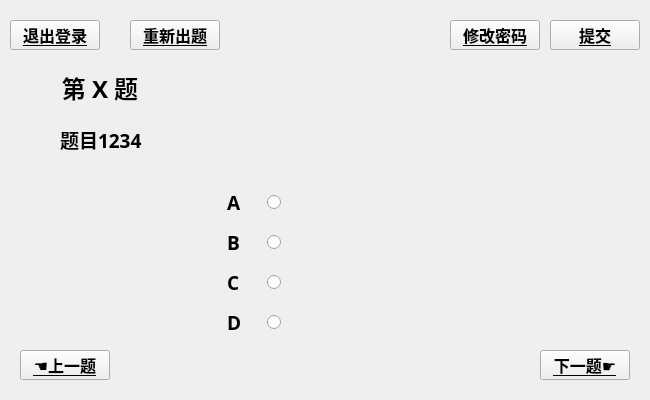
<?xml version="1.0" encoding="UTF-8"?>
<ui version="4.0">
 <class>setquestionForm</class>
 <widget class="QMainWindow" name="setquestionForm">
  <property name="geometry">
   <rect>
    <x>0</x>
    <y>0</y>
    <width>650</width>
    <height>400</height>
   </rect>
  </property>
  <property name="minimumSize">
   <size>
    <width>650</width>
    <height>400</height>
   </size>
  </property>
  <property name="maximumSize">
   <size>
    <width>650</width>
    <height>400</height>
   </size>
  </property>
  <property name="font">
   <font>
    <family>仿宋</family>
    <pointsize>18</pointsize>
   </font>
  </property>
  <property name="acceptDrops">
   <bool>false</bool>
  </property>
  <property name="windowTitle">
   <string>题题会</string>
  </property>
  <widget class="QWidget" name="centralwidget">
   <widget class="QPushButton" name="submitButton">
    <property name="geometry">
     <rect>
      <x>550</x>
      <y>20</y>
      <width>90</width>
      <height>30</height>
     </rect>
    </property>
    <property name="font">
     <font>
      <family>黑体</family>
      <pointsize>12</pointsize>
      <weight>75</weight>
      <bold>true</bold>
      <underline>true</underline>
     </font>
    </property>
    <property name="cursor">
     <cursorShape>PointingHandCursor</cursorShape>
    </property>
    <property name="styleSheet">
     <string notr="true">border-image: url(:/button/button.png);</string>
    </property>
    <property name="text">
     <string>提交</string>
    </property>
   </widget>
   <widget class="QPushButton" name="beforeQuesButton">
    <property name="enabled">
     <bool>true</bool>
    </property>
    <property name="geometry">
     <rect>
      <x>20</x>
      <y>350</y>
      <width>90</width>
      <height>30</height>
     </rect>
    </property>
    <property name="maximumSize">
     <size>
      <width>16000000</width>
      <height>16777215</height>
     </size>
    </property>
    <property name="font">
     <font>
      <family>黑体</family>
      <pointsize>12</pointsize>
      <weight>75</weight>
      <bold>true</bold>
      <underline>true</underline>
     </font>
    </property>
    <property name="cursor">
     <cursorShape>PointingHandCursor</cursorShape>
    </property>
    <property name="styleSheet">
     <string notr="true">border-image: url(:/button/button.png);</string>
    </property>
    <property name="text">
     <string>☚上一题</string>
    </property>
   </widget>
   <widget class="QPushButton" name="quitLoginButton">
    <property name="geometry">
     <rect>
      <x>10</x>
      <y>20</y>
      <width>90</width>
      <height>30</height>
     </rect>
    </property>
    <property name="font">
     <font>
      <family>黑体</family>
      <pointsize>12</pointsize>
      <weight>75</weight>
      <bold>true</bold>
      <underline>true</underline>
     </font>
    </property>
    <property name="cursor">
     <cursorShape>PointingHandCursor</cursorShape>
    </property>
    <property name="styleSheet">
     <string notr="true">border-image: url(:/button/button.png);</string>
    </property>
    <property name="text">
     <string>退出登录</string>
    </property>
   </widget>
   <widget class="QPushButton" name="setQuesButton">
    <property name="geometry">
     <rect>
      <x>130</x>
      <y>20</y>
      <width>90</width>
      <height>30</height>
     </rect>
    </property>
    <property name="font">
     <font>
      <family>黑体</family>
      <pointsize>12</pointsize>
      <weight>75</weight>
      <bold>true</bold>
      <underline>true</underline>
     </font>
    </property>
    <property name="cursor">
     <cursorShape>PointingHandCursor</cursorShape>
    </property>
    <property name="styleSheet">
     <string notr="true">border-image: url(:/button/button.png);</string>
    </property>
    <property name="text">
     <string>重新出题</string>
    </property>
   </widget>
   <widget class="QPushButton" name="nextQuesButton">
    <property name="enabled">
     <bool>true</bool>
    </property>
    <property name="geometry">
     <rect>
      <x>540</x>
      <y>350</y>
      <width>90</width>
      <height>30</height>
     </rect>
    </property>
    <property name="maximumSize">
     <size>
      <width>16000000</width>
      <height>16777215</height>
     </size>
    </property>
    <property name="font">
     <font>
      <family>黑体</family>
      <pointsize>12</pointsize>
      <weight>75</weight>
      <bold>true</bold>
      <underline>true</underline>
     </font>
    </property>
    <property name="cursor">
     <cursorShape>PointingHandCursor</cursorShape>
    </property>
    <property name="styleSheet">
     <string notr="true">border-image: url(:/button/button.png);</string>
    </property>
    <property name="text">
     <string>下一题☛</string>
    </property>
   </widget>
   <widget class="QPushButton" name="changeSecretButton">
    <property name="geometry">
     <rect>
      <x>450</x>
      <y>20</y>
      <width>90</width>
      <height>30</height>
     </rect>
    </property>
    <property name="font">
     <font>
      <family>黑体</family>
      <pointsize>12</pointsize>
      <weight>75</weight>
      <bold>true</bold>
      <underline>true</underline>
     </font>
    </property>
    <property name="cursor">
     <cursorShape>PointingHandCursor</cursorShape>
    </property>
    <property name="styleSheet">
     <string notr="true">border-image: url(:/button/button.png);</string>
    </property>
    <property name="text">
     <string>修改密码</string>
    </property>
   </widget>
   <widget class="QLabel" name="quesNoLabel">
    <property name="geometry">
     <rect>
      <x>40</x>
      <y>63</y>
      <width>120</width>
      <height>50</height>
     </rect>
    </property>
    <property name="font">
     <font>
      <family>黑体</family>
      <pointsize>18</pointsize>
      <weight>75</weight>
      <italic>false</italic>
      <bold>true</bold>
      <strikeout>false</strikeout>
      <kerning>true</kerning>
     </font>
    </property>
    <property name="text">
     <string>第 X 题</string>
    </property>
    <property name="alignment">
     <set>Qt::AlignCenter</set>
    </property>
   </widget>
   <widget class="QLabel" name="quesLabel">
    <property name="geometry">
     <rect>
      <x>60</x>
      <y>125</y>
      <width>650</width>
      <height>50</height>
     </rect>
    </property>
    <property name="font">
     <font>
      <family>黑体</family>
      <pointsize>14</pointsize>
      <weight>75</weight>
      <bold>true</bold>
     </font>
    </property>
    <property name="text">
     <string>题目1234</string>
    </property>
    <property name="alignment">
     <set>Qt::AlignLeading|Qt::AlignLeft|Qt::AlignTop</set>
    </property>
   </widget>
   <widget class="QLabel" name="DLabel">
    <property name="geometry">
     <rect>
      <x>227</x>
      <y>307</y>
      <width>30</width>
      <height>30</height>
     </rect>
    </property>
    <property name="font">
     <font>
      <family>黑体</family>
      <pointsize>14</pointsize>
      <weight>75</weight>
      <bold>true</bold>
     </font>
    </property>
    <property name="text">
     <string>D</string>
    </property>
    <property name="alignment">
     <set>Qt::AlignLeading|Qt::AlignLeft|Qt::AlignVCenter</set>
    </property>
   </widget>
   <widget class="QLabel" name="ALabel">
    <property name="geometry">
     <rect>
      <x>227</x>
      <y>187</y>
      <width>30</width>
      <height>30</height>
     </rect>
    </property>
    <property name="font">
     <font>
      <family>黑体</family>
      <pointsize>14</pointsize>
      <weight>75</weight>
      <bold>true</bold>
     </font>
    </property>
    <property name="text">
     <string>A </string>
    </property>
    <property name="alignment">
     <set>Qt::AlignLeading|Qt::AlignLeft|Qt::AlignVCenter</set>
    </property>
   </widget>
   <widget class="QRadioButton" name="DRadio">
    <property name="geometry">
     <rect>
      <x>267</x>
      <y>307</y>
      <width>200</width>
      <height>30</height>
     </rect>
    </property>
    <property name="font">
     <font>
      <family>黑体</family>
      <pointsize>14</pointsize>
      <weight>75</weight>
      <bold>true</bold>
     </font>
    </property>
    <property name="text">
     <string/>
    </property>
   </widget>
   <widget class="QRadioButton" name="BRadio">
    <property name="geometry">
     <rect>
      <x>267</x>
      <y>227</y>
      <width>200</width>
      <height>30</height>
     </rect>
    </property>
    <property name="font">
     <font>
      <family>黑体</family>
      <pointsize>14</pointsize>
      <weight>75</weight>
      <bold>true</bold>
     </font>
    </property>
    <property name="text">
     <string/>
    </property>
   </widget>
   <widget class="QRadioButton" name="ARadio">
    <property name="geometry">
     <rect>
      <x>267</x>
      <y>187</y>
      <width>200</width>
      <height>30</height>
     </rect>
    </property>
    <property name="font">
     <font>
      <family>黑体</family>
      <pointsize>14</pointsize>
      <weight>75</weight>
      <bold>true</bold>
     </font>
    </property>
    <property name="text">
     <string/>
    </property>
   </widget>
   <widget class="QLabel" name="CLabel">
    <property name="geometry">
     <rect>
      <x>227</x>
      <y>267</y>
      <width>30</width>
      <height>30</height>
     </rect>
    </property>
    <property name="font">
     <font>
      <family>黑体</family>
      <pointsize>14</pointsize>
      <weight>75</weight>
      <bold>true</bold>
     </font>
    </property>
    <property name="text">
     <string>C</string>
    </property>
    <property name="alignment">
     <set>Qt::AlignLeading|Qt::AlignLeft|Qt::AlignVCenter</set>
    </property>
   </widget>
   <widget class="QLabel" name="BLabel">
    <property name="geometry">
     <rect>
      <x>227</x>
      <y>227</y>
      <width>30</width>
      <height>30</height>
     </rect>
    </property>
    <property name="font">
     <font>
      <family>黑体</family>
      <pointsize>14</pointsize>
      <weight>75</weight>
      <bold>true</bold>
     </font>
    </property>
    <property name="text">
     <string>B </string>
    </property>
    <property name="alignment">
     <set>Qt::AlignLeading|Qt::AlignLeft|Qt::AlignVCenter</set>
    </property>
   </widget>
   <widget class="QRadioButton" name="CRadio">
    <property name="geometry">
     <rect>
      <x>267</x>
      <y>267</y>
      <width>200</width>
      <height>30</height>
     </rect>
    </property>
    <property name="font">
     <font>
      <family>黑体</family>
      <pointsize>14</pointsize>
      <weight>75</weight>
      <bold>true</bold>
     </font>
    </property>
    <property name="text">
     <string/>
    </property>
   </widget>
   <widget class="QLabel" name="label">
    <property name="geometry">
     <rect>
      <x>0</x>
      <y>0</y>
      <width>650</width>
      <height>400</height>
     </rect>
    </property>
    <property name="styleSheet">
     <string notr="true">image: url(:/main/main_650_400.png);</string>
    </property>
    <property name="text">
     <string/>
    </property>
   </widget>
   <zorder>label</zorder>
   <zorder>submitButton</zorder>
   <zorder>beforeQuesButton</zorder>
   <zorder>quitLoginButton</zorder>
   <zorder>setQuesButton</zorder>
   <zorder>nextQuesButton</zorder>
   <zorder>changeSecretButton</zorder>
   <zorder>quesLabel</zorder>
   <zorder>DLabel</zorder>
   <zorder>ALabel</zorder>
   <zorder>DRadio</zorder>
   <zorder>BRadio</zorder>
   <zorder>ARadio</zorder>
   <zorder>CLabel</zorder>
   <zorder>BLabel</zorder>
   <zorder>CRadio</zorder>
   <zorder>quesNoLabel</zorder>
  </widget>
 </widget>
 <resources>
  <include location="back.qrc"/>
 </resources>
 <connections>
  <connection>
   <sender>quitLoginButton</sender>
   <signal>clicked()</signal>
   <receiver>setquestionForm</receiver>
   <slot>quitToLogin()</slot>
   <hints>
    <hint type="sourcelabel">
     <x>53</x>
     <y>25</y>
    </hint>
    <hint type="destinationlabel">
     <x>18</x>
     <y>31</y>
    </hint>
   </hints>
  </connection>
  <connection>
   <sender>setQuesButton</sender>
   <signal>clicked()</signal>
   <receiver>setquestionForm</receiver>
   <slot>quitToChoice()</slot>
   <hints>
    <hint type="sourcelabel">
     <x>205</x>
     <y>27</y>
    </hint>
    <hint type="destinationlabel">
     <x>286</x>
     <y>20</y>
    </hint>
   </hints>
  </connection>
  <connection>
   <sender>changeSecretButton</sender>
   <signal>clicked()</signal>
   <receiver>setquestionForm</receiver>
   <slot>changeSecret()</slot>
   <hints>
    <hint type="sourcelabel">
     <x>439</x>
     <y>24</y>
    </hint>
    <hint type="destinationlabel">
     <x>488</x>
     <y>50</y>
    </hint>
   </hints>
  </connection>
  <connection>
   <sender>submitButton</sender>
   <signal>clicked()</signal>
   <receiver>setquestionForm</receiver>
   <slot>submitNow()</slot>
   <hints>
    <hint type="sourcelabel">
     <x>571</x>
     <y>21</y>
    </hint>
    <hint type="destinationlabel">
     <x>609</x>
     <y>28</y>
    </hint>
   </hints>
  </connection>
  <connection>
   <sender>beforeQuesButton</sender>
   <signal>clicked()</signal>
   <receiver>setquestionForm</receiver>
   <slot>beforQues()</slot>
   <hints>
    <hint type="sourcelabel">
     <x>115</x>
     <y>415</y>
    </hint>
    <hint type="destinationlabel">
     <x>137</x>
     <y>440</y>
    </hint>
   </hints>
  </connection>
  <connection>
   <sender>nextQuesButton</sender>
   <signal>clicked()</signal>
   <receiver>setquestionForm</receiver>
   <slot>nextQues()</slot>
   <hints>
    <hint type="sourcelabel">
     <x>509</x>
     <y>413</y>
    </hint>
    <hint type="destinationlabel">
     <x>543</x>
     <y>447</y>
    </hint>
   </hints>
  </connection>
  <connection>
   <sender>ARadio</sender>
   <signal>clicked()</signal>
   <receiver>setquestionForm</receiver>
   <slot>ifisChecked()</slot>
   <hints>
    <hint type="sourcelabel">
     <x>228</x>
     <y>230</y>
    </hint>
    <hint type="destinationlabel">
     <x>596</x>
     <y>229</y>
    </hint>
   </hints>
  </connection>
  <connection>
   <sender>BRadio</sender>
   <signal>clicked()</signal>
   <receiver>setquestionForm</receiver>
   <slot>ifisChecked()</slot>
   <hints>
    <hint type="sourcelabel">
     <x>530</x>
     <y>255</y>
    </hint>
    <hint type="destinationlabel">
     <x>604</x>
     <y>259</y>
    </hint>
   </hints>
  </connection>
  <connection>
   <sender>CRadio</sender>
   <signal>clicked()</signal>
   <receiver>setquestionForm</receiver>
   <slot>ifisChecked()</slot>
   <hints>
    <hint type="sourcelabel">
     <x>512</x>
     <y>283</y>
    </hint>
    <hint type="destinationlabel">
     <x>606</x>
     <y>291</y>
    </hint>
   </hints>
  </connection>
  <connection>
   <sender>DRadio</sender>
   <signal>clicked()</signal>
   <receiver>setquestionForm</receiver>
   <slot>ifisChecked()</slot>
   <hints>
    <hint type="sourcelabel">
     <x>464</x>
     <y>313</y>
    </hint>
    <hint type="destinationlabel">
     <x>590</x>
     <y>336</y>
    </hint>
   </hints>
  </connection>
 </connections>
 <slots>
  <slot>quitToLogin()</slot>
  <slot>quitToChoice()</slot>
  <slot>changeSecret()</slot>
  <slot>submitNow()</slot>
  <slot>beforQues()</slot>
  <slot>nextQues()</slot>
  <slot>ifisChecked()</slot>
 </slots>
</ui>
